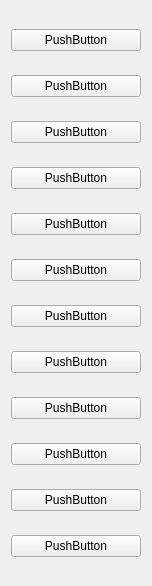
<?xml version="1.0" encoding="UTF-8"?>
<ui version="4.0">
 <class>Form</class>
 <widget class="QWidget" name="Form">
  <property name="geometry">
   <rect>
    <x>0</x>
    <y>0</y>
    <width>152</width>
    <height>586</height>
   </rect>
  </property>
  <property name="windowTitle">
   <string>Form</string>
  </property>
  <layout class="QVBoxLayout" name="verticalLayout">
   <item>
    <widget class="QPushButton" name="pushButton">
     <property name="text">
      <string>PushButton</string>
     </property>
    </widget>
   </item>
   <item>
    <widget class="QPushButton" name="pushButton_2">
     <property name="text">
      <string>PushButton</string>
     </property>
    </widget>
   </item>
   <item>
    <widget class="QPushButton" name="pushButton_3">
     <property name="text">
      <string>PushButton</string>
     </property>
    </widget>
   </item>
   <item>
    <widget class="QPushButton" name="pushButton_4">
     <property name="text">
      <string>PushButton</string>
     </property>
    </widget>
   </item>
   <item>
    <widget class="QPushButton" name="pushButton_5">
     <property name="text">
      <string>PushButton</string>
     </property>
    </widget>
   </item>
   <item>
    <widget class="QPushButton" name="pushButton_6">
     <property name="text">
      <string>PushButton</string>
     </property>
    </widget>
   </item>
   <item>
    <widget class="QPushButton" name="pushButton_7">
     <property name="text">
      <string>PushButton</string>
     </property>
    </widget>
   </item>
   <item>
    <widget class="QPushButton" name="pushButton_8">
     <property name="text">
      <string>PushButton</string>
     </property>
    </widget>
   </item>
   <item>
    <widget class="QPushButton" name="pushButton_9">
     <property name="text">
      <string>PushButton</string>
     </property>
    </widget>
   </item>
   <item>
    <widget class="QPushButton" name="pushButton_10">
     <property name="text">
      <string>PushButton</string>
     </property>
    </widget>
   </item>
   <item>
    <widget class="QPushButton" name="pushButton_11">
     <property name="text">
      <string>PushButton</string>
     </property>
    </widget>
   </item>
   <item>
    <widget class="QPushButton" name="pushButton_12">
     <property name="text">
      <string>PushButton</string>
     </property>
    </widget>
   </item>
  </layout>
 </widget>
 <resources/>
 <connections/>
</ui>
